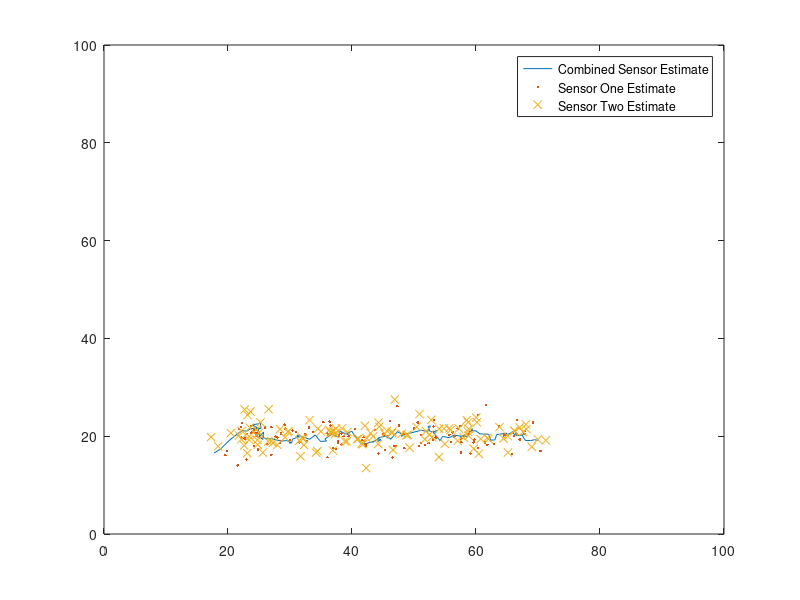
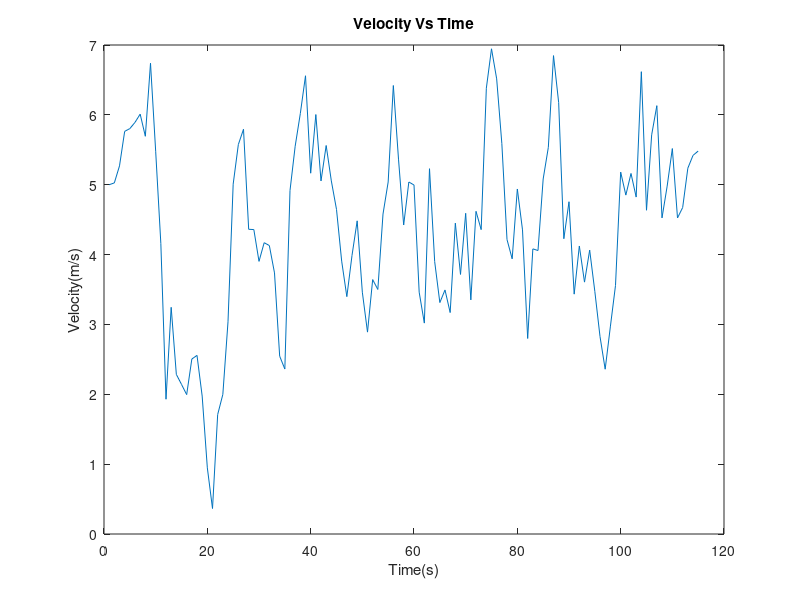
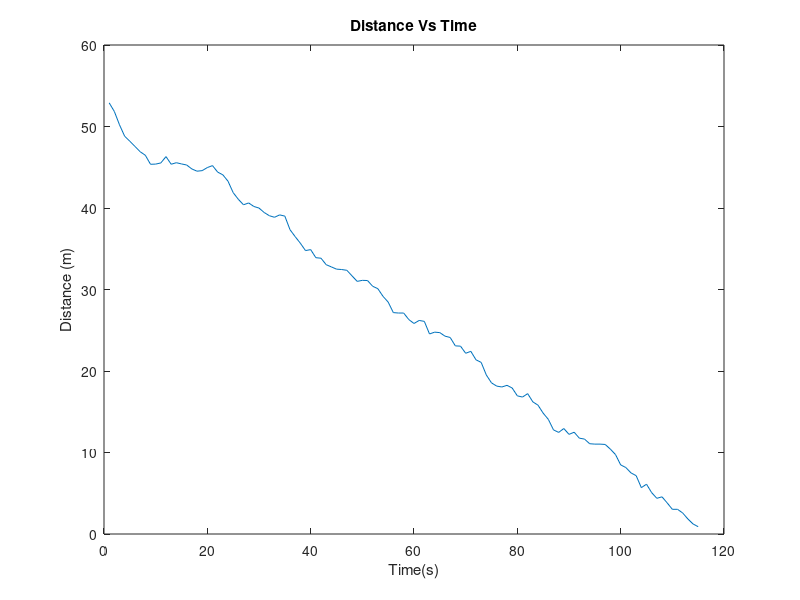

Write MATLAB code to recreate these figures, in order.
% Estimate the position and velocity of a point mass robot using Kalman Filter.
% The robot is initially located at [x,y] = [20,20] and moves with constant
% velocity 5 m/s to [x,y] = [70,20].

clc;
clear all;
close all;

%% Parameters

% Workspace Dimension
xlim([0 100])           % X Limit
ylim([0 100])           % Y Limit

% Initial Position 
x(1) = 20;             % X initial
y(1) = 20;             % Y initial
initial = [20, 20];

% Final Destination
xg = 70;
yg = 20;
goal = [70, 20];

i = 0;
dt = 0.1;
plot(x(1), y(1), '.');


%Velocity 
vel = 5;             % Maximum Speed m/s
vin = 0;             % Initial Speed m/s
vel_buffer = [0];

%Steering angle
steering = pi/4;     % Maximum Steering Angle

% Position Change
delta_x = x(1) - xg;
delta_y = y(1) - yg;
previous_error = 0;
error_sum = 0;

% PID Controller Parameters
Kp = 0.1;         % Proportional Gain
Ki = 0.001;       % Integral Gain
Kd = 0.03;        % Derivative Gain

% From lecture notes we define the parameters.

% Prediction Phase
% x = Estimate
% u = Motion vector
% F = State transition matrix
% P = Uncertainity covariance
% Q = Process noise

% Measurement Update Phase
% Z = Measurement 
% H = Measurement function
% R = Measurement noise
% S = Innovation
% Y = Error
% K = Kalman gain

x_t = [10; 5; 10; 5];

F_t = [1 dt 0 0; 
       0 1  0 0; 
       0 0  1 dt; 
       0 0  0 1];
   
H_t = [1 0 0 0;
       0 0 1 0; 
       1 0 0 0; 
       0 0 1 0];
   
P_t = [10 0 0 0; 
        0 1 0 0; 
        0 0 10 0; 
        0 0 0 1];
   
Q_t = [0 0 0 0; 
       0 1 0 0; 
       0 0 0 0; 
       0 0 0 1];
   
R_t = [6 0 0 0; 
       0 6 0 0; 
       0 0 4 0;
       0 0 0 4];

I = eye(4);
Z_t = [0; 0; 0; 0;];

velocity =[];
display = [];
Distance = [];
total_display = [];
Sensor1 = [];
Sensor2 = [];

while (abs(delta_x) >= 1.5 || abs(delta_y) >= 1.5)
    i = i+1;
   
    % Measurement Update Phase:-
    % normrnd(mu, sigma)
    sensor1_noise_x = normrnd(0, sqrt(6));         % For sensor 1 = N(0,6)
    sensor1_noise_y = normrnd(0, sqrt(6));         % mu(1x) = mu(1y)
    sensor2_noise_x = normrnd(0, sqrt(4));         % For sensor 2 = N(0.4)
    sensor2_noise_y = normrnd(0, sqrt(4));         % mu(2x) = mu(2y)
     
    % New Measurement Z_t  
    Z_t(1) = x(1) + sensor1_noise_x;
    Z_t(2) = y(1) + sensor1_noise_y;
    Z_t(3) = x(1) + sensor2_noise_x;
    Z_t(4) = y(1) + sensor2_noise_y;
    
    % Error Function
    Y_t = Z_t - (H_t * x_t);
    
    % Innovation
    S_t = (H_t * P_t * H_t') + R_t; 
    
    % Kalman Gain
    K_t = (P_t * H_t') * (inv(S_t));
    
    % State Estimation
    x_t = x_t + (K_t * Y_t);
    Dist = 0;
    Dist = norm(goal - [x_t(1), x_t(3)] );  % norm([goal] - [x_t(1), x_t(3)])
    Distance = [Distance, Dist];
    
    P_t = (I - (K_t * H_t)) * P_t;
    
    % Motion Update: Prediction Phase
    x_t = F_t * x_t;
    P_t = (F_t * P_t * F_t') + Q_t;

    display = [display, i];
    velocity = [velocity, x_t(2)];
    
    delta_x = xg - x(1);
    delta_y = yg - y(1);
    theta_d = atan2(delta_y, delta_x);
    
    % PID Control: Sourced from Question_1_Intro.m
    error = vel - vel_buffer(i);    % error = setpoint - input
    error_sum = error_sum + error;
    derivative = (error - previous_error)/dt; 
    integral = (error_sum * dt);    
    
    previous_error = error; 
    output = (Kp * error) + (Ki * integral)  + (Kd * derivative);    % Output of controller
    vel_buffer(i + 1) = vel_buffer(i) + output - (0.01 * vel_buffer(i)) ; 
    velos = vel_buffer(i+1);
    
    % Position update:
    x(1) =  x(1) + velos * cos(theta_d) * dt;
    y(1) =  y(1) + velos * sin(theta_d) * dt;
    total_display = [total_display; [x_t(1), x_t(3)]];
    Sensor1 = [Sensor1; [Z_t(1), Z_t(2)]];
    Sensor2 = [Sensor2; [Z_t(3), Z_t(4)]];
    
    % Plot_1: Robot_Movements: Current Estimate Vs Robot Position Vs Goal 
%     plot(x_t(1), x_t(3), 'o', x(:,1), y(:,1), '+', xg, yg, '*');
%     legend('Current Estimate', 'Robot Position', 'Goal');
    
    % Plot_2: Sensor Estimates: Sensor_1 Vs Sensor_2 Vs Sensor_Total
    plot(total_display(:, 1), total_display(:, 2), '-', Sensor1(:, 1), Sensor1(:, 2), '.', Sensor2(:, 1), Sensor2(:, 2), 'x')
    legend('Combined Sensor Estimate', 'Sensor One Estimate', 'Sensor Two Estimate')
    
    
    xlim([0 100]);
    ylim([0 100]);
    pause(0.1);
end

% Plot: Velocity Vs Time
figure;
plot(display, velocity);
title('Velocity Vs Time');
xlabel('Time(s)');
ylabel('Velocity(m/s)');

% Plot: Distance Vs Time
figure;
plot(display, Distance);
title('Distance Vs Time');
xlabel('Time(s)');
ylabel('Distance (m)');
